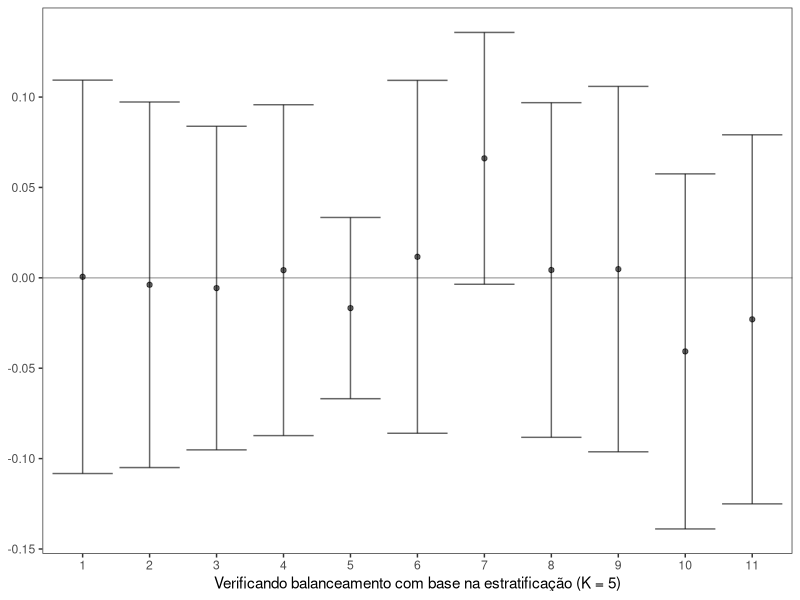

This chart was generated by the following R code: (Note: a time limit stopped this script after it produced the figure.)
## ---- chunk 1
#| echo: true
dados <- read.csv("datasets/nhanes_bmi.csv")[, -1]
z <- dados$School_meal
y <- dados$BMI
x <- scale(dados[, -c(1, 2)])
## ---- chunk 2
#| echo: true
prop_score <- glm(z ~ x, family = binomial)$fitted.values 
## ---- chunk 3
#| echo: true
neyman_sre <- function(y, z, x) {
  x_levels <- unique(x)
  K <- length(x_levels)
  pi_k <- rep(0, K)
  tau_k <- rep(0, K)
  v_k <- rep(0, K)
  n <- length(z)
  for (k in 1:K) {
    x_k <- x_levels[k]
    z_k <- z[x == x_k]
    y_k <- y[x == x_k]
    pi_k[k] <- length(z_k)/n
    tau_k[k] <- mean(y_k[z_k == 1]) - mean(y_k[z_k == 0])
    v_k[k] <- var(y_k[z_k == 1]) / sum(z_k) + var(y_k[z_k == 0]) / sum(1 - z_k)
  }
  tau_s <- sum(pi_k * tau_k)
  v_s <- sum(pi_k^2 * v_k) 
  return(c(tau_s, sqrt(v_s)))
}

K <- c(5, 10, 20, 50, 80)
resultados <- sapply(K, FUN = function(k){
                          q_prop_score = quantile(prop_score, (1:(k - 1))/k)
                          ps_estrato = cut(prop_score, breaks = c(0, q_prop_score, 1), labels = 1:k)
                          neyman_sre(y, z, ps_estrato)
                          })
colnames(resultados) <- K
rownames(resultados) <- c("Estim", "SE")
resultados
## ---- chunk 4
#| echo: true
library(car)
naive <- lm(y ~ z)
fisher <- lm(y ~ z + x)
lin <- lm(y ~ z*x)
resultados <- matrix(c(coef(naive)[2], sqrt(hccm(naive)[2, 2]),
                       coef(fisher)[2], sqrt(hccm(fisher)[2, 2]),
                       coef(lin)[2], sqrt(hccm(lin)[2, 2])), ncol = 3)
colnames(resultados) <- c("Naive", "Fisher", "Lin")
rownames(resultados) <- c("Estim", "SE")
resultados
## ---- chunk 5
#| echo: true

estimador_ipw <- function(z, y, x, alphas = c(0, 1)) {
  prop_score <- glm(z ~ x, family = binomial)$fitted.values
  prop_score <- pmax(alphas[1], pmin(prop_score, alphas[2]))
  
  tau_ipw <- mean(z * y / prop_score) - mean((1 - z) * y / (1 - prop_score))
  tau_hajek <- mean(z * y / prop_score) / mean(z / prop_score) - mean((1 - z) * y / (1 - prop_score)) / mean((1 - z) / (1 - prop_score))
  
  out <- c(tau_ipw, tau_hajek)
  return(out)
}
## ---- chunk 6
#| echo: true
bootstrap_ipw <- function(z, y, x, n_boot = 500, alphas = c(0, 1)) {
  poit_estim <- estimador_ipw(z, y, x, alphas)
  
  n <- length(z)
  boot_estim <- replicate(n_boot, {
    sample_boot <- sample(1:n, n, replace = TRUE)
    estimador_ipw(z[sample_boot], y[sample_boot], x[sample_boot, ], alphas)
  })
  boot_se <- apply(boot_estim, 1, sd)
  out <- cbind(poit_estim, boot_se)
  colnames(out) <- c("Est", "SD")
  rownames(out) <- c("IPW", "Hajek")
  return(out)
}
## ---- chunk 7
#| echo: true
dados <- read.csv("datasets/nhanes_bmi.csv")[, -1]
z <- dados$School_meal
y <- dados$BMI
x <- scale(dados[, -c(1, 2)])
## ---- chunk 8
l_alphas <- list(alpha_01 = c(0, 1), alpha_02 = c(0.01, 0.99),
               alpha_03 = c(0.05, 0.95), alpha_04 = c(0.1, .9))

trim_estim <- lapply(l_alphas, 
                     function(a) {round(bootstrap_ipw(z, y, x, alphas = a), 3)} )
trim_estim
## ---- chunk 9
#| echo: true
library(ggplot2)
balance_check <- sapply(1:ncol(x),
                FUN = function(px){
                  q_prop_score = quantile(prop_score, (1:4)/5)
                  prop_score_strata = cut(prop_score, breaks = c(0, q_prop_score, 1), labels = 1:5)
                  neyman_sre(x[, px], z, prop_score_strata)
                })

dat_balance <- data.frame(est = balance_check[1, ],
                         upper = balance_check[1, ] + 1.96*balance_check[2, ],
                         lower = balance_check[1, ] - 1.96*balance_check[2, ],
                         cov = factor(1:11))
ggplot(dat_balance) + 
  geom_errorbar(aes(x = cov, ymin = lower, ymax = upper), alpha = 0.6) + 
  geom_point(aes(x = cov, y = est), alpha = 0.6) +
  geom_hline(aes(yintercept = 0), alpha = 0.3) + 
  theme_bw() + 
  theme(panel.grid.major = element_blank(),
        panel.grid.minor = element_blank(),
        axis.title.y = element_blank()) +
  xlab("Verificando balanceamento com base na estratificação (K = 5)")                     
## ---- chunk 10
#| echo: true
balance_check <- sapply(1:dim(x)[2],
                FUN = function(px){
                  bootstrap_ipw(z, x[, px], x)[2, ]
                })

dat_balance <- data.frame(est = balance_check[1, ],
                         upper = balance_check[1, ] + 1.96*balance_check[2, ],
                         lower = balance_check[1, ] - 1.96*balance_check[2, ],
                         cov = factor(1:11))
ggplot(dat_balance) + 
  geom_errorbar(aes(x = cov, ymin = lower, ymax = upper), alpha = 0.6) + 
  geom_point(aes(x = cov, y = est), alpha = 0.6) +
  geom_hline(aes(yintercept = 0), alpha = 0.3) + 
  theme_bw() + 
  theme(panel.grid.major = element_blank(),
        panel.grid.minor = element_blank(),
        axis.title.y=element_blank()) +
  xlab("balance check based on weighting")
